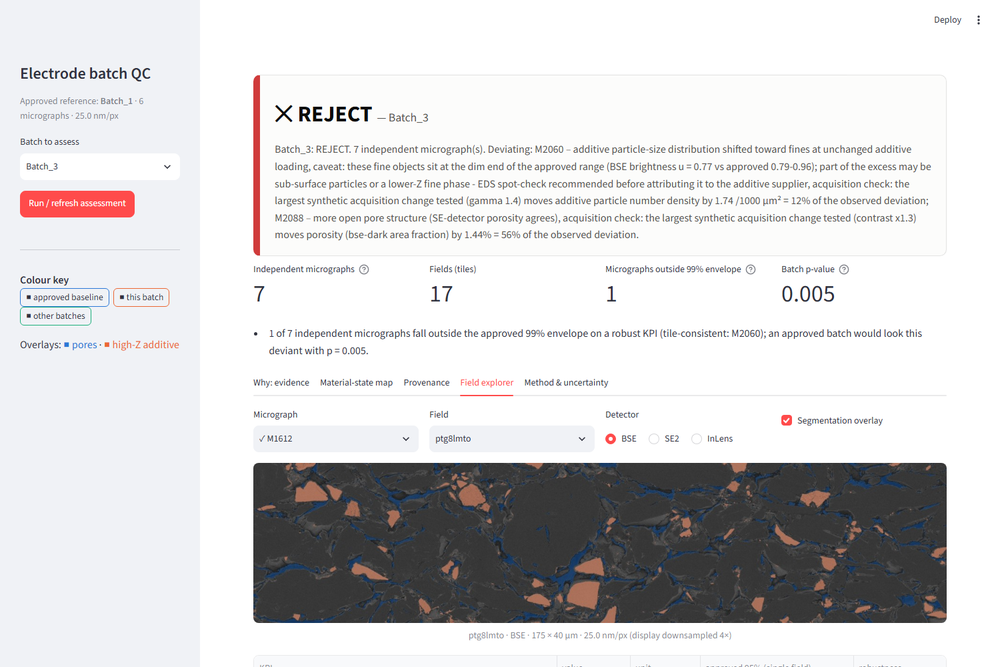
#> input picture work/viz/app_Field_explorer.png, 1000 x 667 px, shrunk from 1500 x 1000 before the run
$ python -i xdet.py   (imports and definitions only)
#> lines starting #> are read from the running program, lines starting #| are printed output that depends on the picture
import sys, numpy as np, pandas as pd
from scipy import ndimage as ndi, stats
from skimage import morphology
from multiprocessing import Pool
sys.path.insert(0, 'work'); from seg import load
# [1 line that did not run here, left out]
def pore_mask(img, f=0.5):
    s = ndi.gaussian_filter(img, 1.5)
    h, _ = np.histogram(s, bins=256, range=(0, 256)); h = ndi.gaussian_filter1d(h.astype(float), 2)
    m = int(np.argmax(h[5:250]) + 5); p = np.percentile(s, 0.5)
    return morphology.remove_small_objects(s < p + f * (m - p), max_size=16)
def run(r):
    lab = np.load(f'cache/lab_{r[0]}_{r[1]}.npy'); bp = lab == 0
    out = dict(batch=r[0], fid=r[1], src=r[2], pore_BSE=bp.mean())
    for det in A[A.fid == r[1]].det:
        if det == 'BSE': continue
        k = 'SE2' if det in ('ETD', 'SE') else 'InLens'
        pm = pore_mask(load(r[0], r[1], det)); out[f'pore_{k}'] = pm.mean()
        out[f'dice_{k}'] = 2 * (pm & bp).sum() / (pm.sum() + bp.sum())
    return out
# [7 lines not run here, left out]

>>> import cv2
>>> picture = cv2.imread('viz/app_Field_explorer.png', cv2.IMREAD_GRAYSCALE)
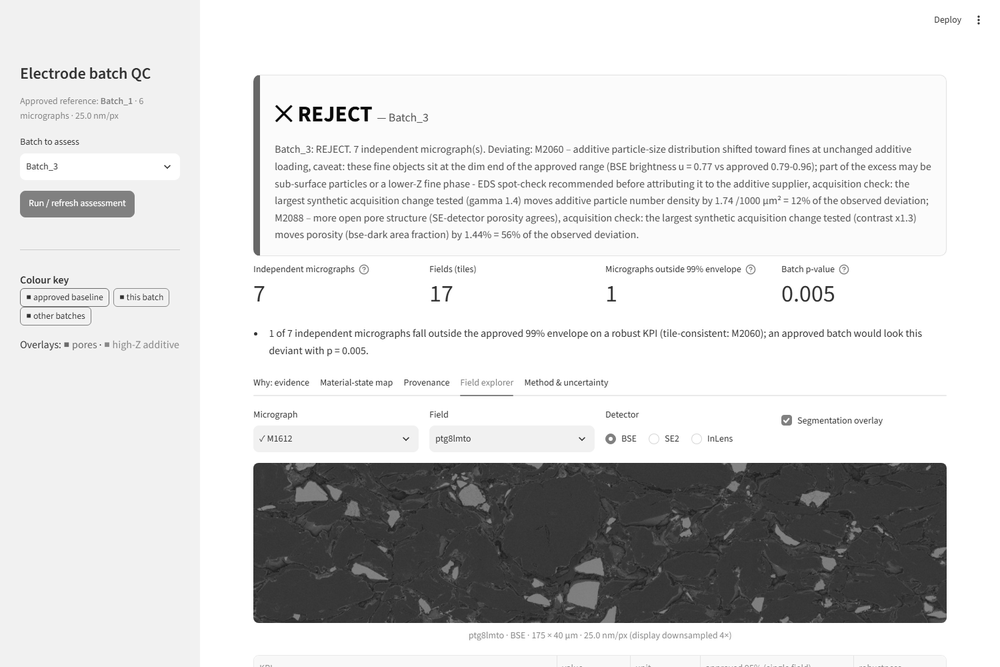
#> picture: shape (667, 1000); min 0, max 255, mean 214.1
>>> result = pore_mask(picture)
#> in pore_mask, `h, _ = np.histogram(s, bins=256, range=(0, 256))`: h = 256 values, max 178911 at index 255, min 0 at index 0, mean 2605.5
#> in pore_mask, `h = ndi.gaussian_filter1d(h.astype(float), 2)`: h = 256 values, max 85786 at index 255, min 0 at index 0, mean 2605.5
#> in pore_mask, `m = int(np.argmax(h[5:250]) + 5)`: m = 241
#> in pore_mask, `p = np.percentile(s, 0.5)`: p = 51
#> (the run stopped early here; a loop or call above may not have finished)

$ run again, on work/viz/app_Method_and_uncertainty.png
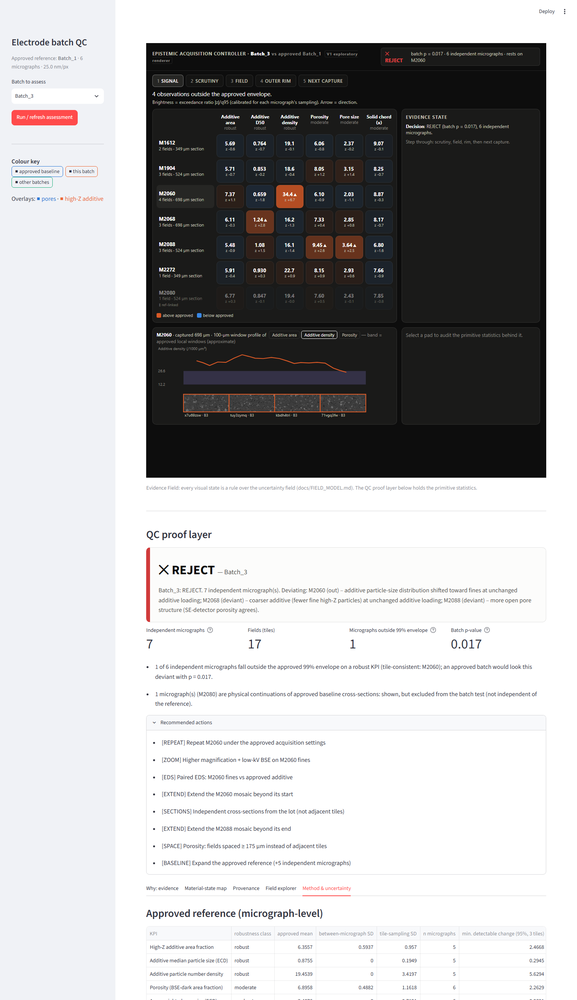
#> input picture work/viz/app_Method_and_uncertainty.png, 577 x 1000 px, shrunk from 1500 x 2600 before the run
#> in pore_mask, `s = ndi.gaussian_filter(img, 1.5)`:
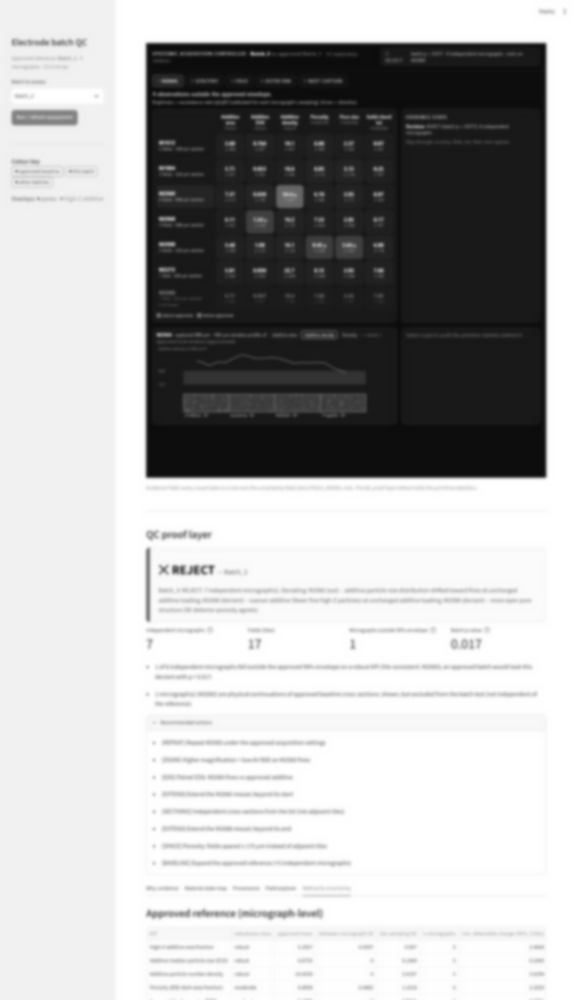
#> s: shape (1000, 577); min 11, max 255, mean 180.7
#> h = 256 values, max 106009 at index 255, min 0 at index 0, mean 2253.9
#> h = 256 values, max 61887.9 at index 255, min 0 at index 0, mean 2253.9
#> m = 241
#> p = 12
